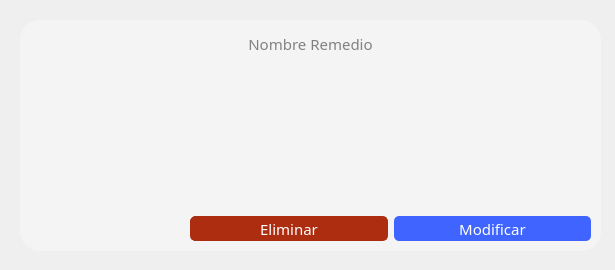
<?xml version="1.0" encoding="UTF-8"?>
<ui version="4.0">
 <class>administrador_tarjeta_remedio</class>
 <widget class="QWidget" name="administrador_tarjeta_remedio">
  <property name="geometry">
   <rect>
    <x>0</x>
    <y>0</y>
    <width>615</width>
    <height>270</height>
   </rect>
  </property>
  <property name="windowTitle">
   <string>Form</string>
  </property>
  <property name="styleSheet">
   <string notr="true"/>
  </property>
  <widget class="QFrame" name="frame">
   <property name="geometry">
    <rect>
     <x>20</x>
     <y>20</y>
     <width>581</width>
     <height>231</height>
    </rect>
   </property>
   <property name="styleSheet">
    <string notr="true">background: #F4F4F4;
border-radius: 20px;</string>
   </property>
   <property name="frameShape">
    <enum>QFrame::StyledPanel</enum>
   </property>
   <property name="frameShadow">
    <enum>QFrame::Raised</enum>
   </property>
   <widget class="QLabel" name="img_remedio">
    <property name="geometry">
     <rect>
      <x>12</x>
      <y>40</y>
      <width>140</width>
      <height>140</height>
     </rect>
    </property>
    <property name="minimumSize">
     <size>
      <width>140</width>
      <height>140</height>
     </size>
    </property>
    <property name="maximumSize">
     <size>
      <width>150</width>
      <height>150</height>
     </size>
    </property>
    <property name="styleSheet">
     <string notr="true">background:none;
background-color:none;</string>
    </property>
    <property name="text">
     <string/>
    </property>
    <property name="pixmap">
     <pixmap resource="../../resources.qrc">:/imagenes/Imagenes/imgTipTest.png</pixmap>
    </property>
    <property name="scaledContents">
     <bool>true</bool>
    </property>
   </widget>
   <widget class="QLabel" name="nombre_remedio">
    <property name="geometry">
     <rect>
      <x>10</x>
      <y>13</y>
      <width>561</width>
      <height>22</height>
     </rect>
    </property>
    <property name="font">
     <font>
      <family>Montserrat</family>
      <pointsize>11</pointsize>
     </font>
    </property>
    <property name="styleSheet">
     <string notr="true">color: rgb(129, 129, 129);
background:none;
background-color:none;</string>
    </property>
    <property name="text">
     <string>Nombre Remedio</string>
    </property>
    <property name="alignment">
     <set>Qt::AlignCenter</set>
    </property>
   </widget>
   <widget class="QWidget" name="">
    <property name="geometry">
     <rect>
      <x>170</x>
      <y>40</y>
      <width>401</width>
      <height>181</height>
     </rect>
    </property>
    <layout class="QVBoxLayout" name="verticalLayout">
     <item>
      <widget class="QPlainTextEdit" name="plainTextEdit">
       <property name="font">
        <font>
         <family>Montserrat</family>
         <pointsize>10</pointsize>
        </font>
       </property>
       <property name="styleSheet">
        <string notr="true">border:none;
background: #F4F4F4;</string>
       </property>
       <property name="readOnly">
        <bool>true</bool>
       </property>
       <property name="plainText">
        <string>
</string>
       </property>
       <property name="backgroundVisible">
        <bool>false</bool>
       </property>
       <property name="placeholderText">
        <string>Descripcion Remedio</string>
       </property>
      </widget>
     </item>
     <item>
      <layout class="QHBoxLayout" name="horizontalLayout">
       <item>
        <widget class="QPushButton" name="btn_eliminar">
         <property name="minimumSize">
          <size>
           <width>0</width>
           <height>25</height>
          </size>
         </property>
         <property name="font">
          <font>
           <family>Montserrat</family>
           <pointsize>11</pointsize>
          </font>
         </property>
         <property name="cursor">
          <cursorShape>PointingHandCursor</cursorShape>
         </property>
         <property name="styleSheet">
          <string notr="true">*{
	background-color: #AD2D11;
	color: white;
	border: 1px solid #AD2D11;
	border-radius: 5px;
	padding: 5px;
}

:hover{
	color: #AD2D11;
	background-color: white;
	
}</string>
         </property>
         <property name="text">
          <string>Eliminar</string>
         </property>
        </widget>
       </item>
       <item>
        <widget class="QPushButton" name="btn_modificar">
         <property name="minimumSize">
          <size>
           <width>0</width>
           <height>25</height>
          </size>
         </property>
         <property name="font">
          <font>
           <family>Montserrat</family>
           <pointsize>11</pointsize>
          </font>
         </property>
         <property name="cursor">
          <cursorShape>PointingHandCursor</cursorShape>
         </property>
         <property name="styleSheet">
          <string notr="true">*{
border: none;
background: #3f64FF;
color: white;
border-radius: 5px;
}

:hover{
	background: white;
	border: 1px solid #3f64FF;
	color: #3f64FF;
}</string>
         </property>
         <property name="text">
          <string>Modificar</string>
         </property>
        </widget>
       </item>
      </layout>
     </item>
    </layout>
   </widget>
  </widget>
 </widget>
 <resources>
  <include location="../../resources.qrc"/>
 </resources>
 <connections/>
</ui>
